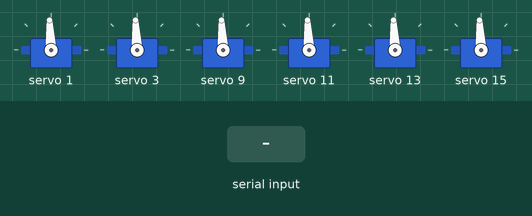
This sketch was run on a simulated ESP32. Shown: 6 × servo. The inputs (shaded band) are chosen by the test bench. WiFi joins after 1.5 s; servers stay silent unless stated; what the sketch prints to the serial monitor is not drawn.

Above: at 2.7 s.
2.8 s: "S 45\n" received over Serial
At 3.3 s:
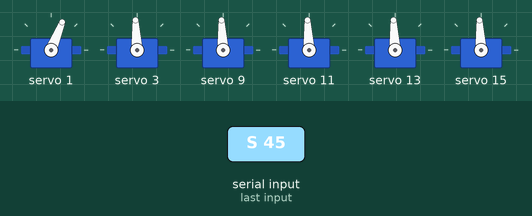
4.3 s: "S0 90\n" received over Serial
At 5.7 s:
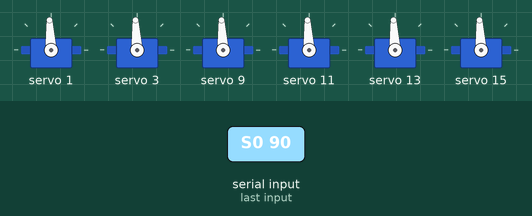
Timing chart, 0 to 7.3 s (numbered marks = the images above; inputs shaded):
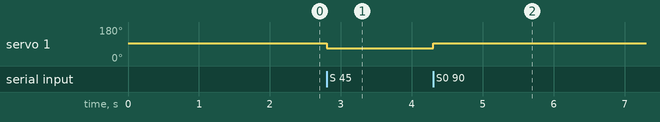

Measured:
- after the input at 2.8 s, servo 1: 93° → 68° at once
- after the input at 4.3 s, servo 1: 68° → 93° at once

The sketch:

firmware_esp32.ino
```cpp
/*
 * firmware_esp32.ino
 * ------------------
 * "مستقبِل" بسيط على الـESP32: يقود 6 سيرفوات عبر PCA9685 (I2C) بأوامر نصّية.
 * العقل (بايثون + LLM) على الحاسوب؛ هذا الكود ينفّذ الأوامر فقط.
 *
 * يعمل بطريقتين في آنٍ واحد:
 *   - USB Serial (للاختبار/التطوير)
 *   - WiFi: خادم TCP على المنفذ 8080 (للتحكّم اللاسلكي)
 * كلاهما يستدعي نفس handleCommand().
 *
 * التوصيل:  PCA9685  VCC->3V3  GND->GND  SDA->GPIO21  SCL->GPIO22
 *           بطارية 5.6V:  + -> V+   - -> GND  (أرضي مشترك مع ESP32)
 *           السيرفوات على القنوات: 1, 3, 9, 11, 13, 15
 *
 * البروتوكول (سطر نصّي ينتهي بـ\n):
 *     S<id> <angle>   مثال: "S0 90"   -> حرّك السيرفو id إلى angle درجة
 *     A a0 a1 ... a5                   -> اضبط السيرفوات الستة دفعةً واحدة
 *     PING                             -> يردّ PONG (فحص الاتصال)
 *
 * يتطلّب مكتبة: Adafruit PWM Servo Driver Library
 *
 * ⚠️ ESP32 الكلاسيكي يدعم WiFi 2.4GHz فقط (لا 5GHz).
 */
#include <Wire.h>
#include <WiFi.h>
#include <Adafruit_PWMServoDriver.h>

// ====== عدّل هذين السطرين باسم شبكتك وكلمة مرورها (شبكة 2.4GHz) ======
const char* WIFI_SSID     = "YOUR_WIFI_SSID";
const char* WIFI_PASSWORD = "YOUR_WIFI_PASSWORD";
const uint16_t TCP_PORT    = 8080;
// =====================================================================

Adafruit_PWMServoDriver pwm = Adafruit_PWMServoDriver(0x40);
WiFiServer server(TCP_PORT);
WiFiClient client;

const int NUM_SERVOS = 6;

// خريطة: السيرفو id في الكود -> القناة الفعلية على PCA9685
const int CH[NUM_SERVOS] = {1, 3, 9, 11, 13, 15};

// معايرة لكل سيرفو (بالميكروثانية). نبدأ بمدى آمن ضيّق ثم نوسّعه تدريجياً.
int usMin[NUM_SERVOS] = {1000, 1000, 1000, 1000, 1000, 1000};
int usMax[NUM_SERVOS] = {2000, 2000, 2000, 2000, 2000, 2000};

void setServo(int id, int angle) {
  if (id < 0 || id >= NUM_SERVOS) return;
  angle = constrain(angle, 0, 180);
  int us = map(angle, 0, 180, usMin[id], usMax[id]);
  pwm.writeMicroseconds(CH[id], us);
}

// معالج الأوامر — مستقل عن وسيلة النقل (Serial و WiFi يستدعيانه).
String handleCommand(String line) {
  line.trim();
  if (line.length() == 0) return "ERR empty";
  char c = line.charAt(0);

  if (c == 'S') {                       // "S<id> <angle>"
    int sp = line.indexOf(' ');
    if (sp < 0) return "ERR fmt";
    int id  = line.substring(1, sp).toInt();
    int ang = line.substring(sp + 1).toInt();
    setServo(id, ang);
    return "OK S" + String(id) + " " + String(ang);
  }

  if (c == 'A') {                       // "A a0 a1 a2 a3 a4 a5"
    int idx = 1;
    for (int i = 0; i < NUM_SERVOS; i++) {
      while (idx < (int)line.length() && line.charAt(idx) == ' ') idx++;
      int sp = line.indexOf(' ', idx);
      String tok = (sp == -1) ? line.substring(idx) : line.substring(idx, sp);
      if (tok.length()) setServo(i, tok.toInt());
      idx = (sp == -1) ? line.length() : sp + 1;
    }
    return "OK A";
  }

  if (line == "PING") return "PONG";
  return "ERR " + line;
}

void setup() {
  Serial.begin(115200);
  Wire.begin();                         // ESP32: SDA=21, SCL=22 افتراضياً
  pwm.begin();
  pwm.setOscillatorFrequency(27000000);
  pwm.setPWMFreq(50);                   // السيرفوات التماثلية = 50Hz
  delay(10);
  for (int i = 0; i < NUM_SERVOS; i++) setServo(i, 90);  // توسيط

  // الاتصال بالشبكة
  WiFi.mode(WIFI_STA);
  WiFi.begin(WIFI_SSID, WIFI_PASSWORD);
  Serial.print("Connecting to WiFi");
  for (int i = 0; i < 40 && WiFi.status() != WL_CONNECTED; i++) {
    delay(500);
    Serial.print(".");
  }
  Serial.println();
  if (WiFi.status() == WL_CONNECTED) {
    server.begin();
    Serial.print("WiFi OK  IP: ");
    Serial.print(WiFi.localIP());       // <-- استخدم هذا الـIP في بايثون
    Serial.print("  PORT: ");
    Serial.println(TCP_PORT);
  } else {
    Serial.println("WiFi FAILED (USB Serial still works)");
  }
  Serial.println("READY");
}

void loop() {
  // 1) USB Serial
  if (Serial.available()) {
    String line = Serial.readStringUntil('\n');
    Serial.println(handleCommand(line));
  }

  // 2) WiFi TCP (عميل واحد في كل مرة)
  if (!client || !client.connected()) {
    client = server.available();        // اقبل اتصالاً جديداً إن وُجد
  }
  if (client && client.connected() && client.available()) {
    String line = client.readStringUntil('\n');
    if (line.length()) client.println(handleCommand(line));
  }
}
```
